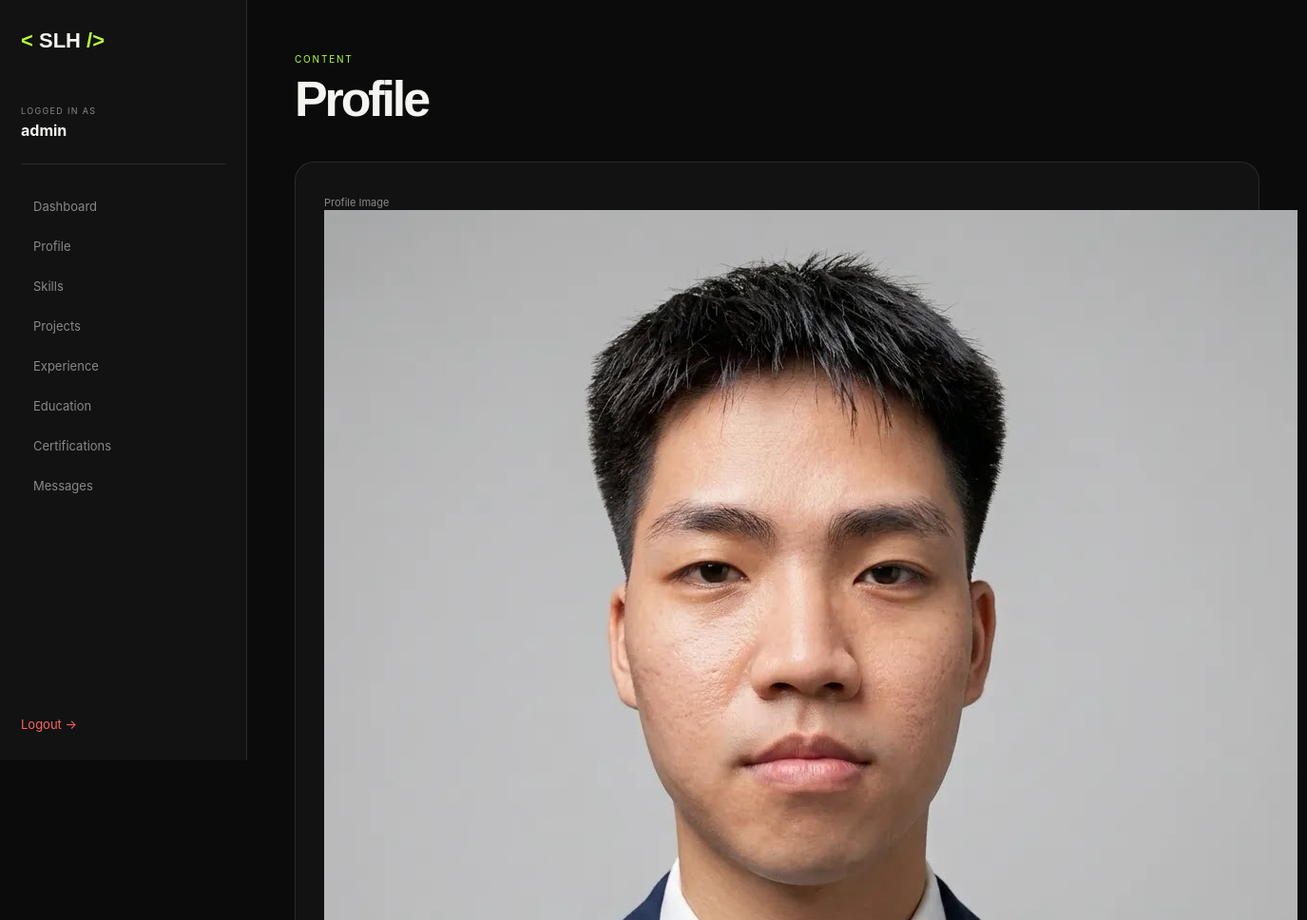
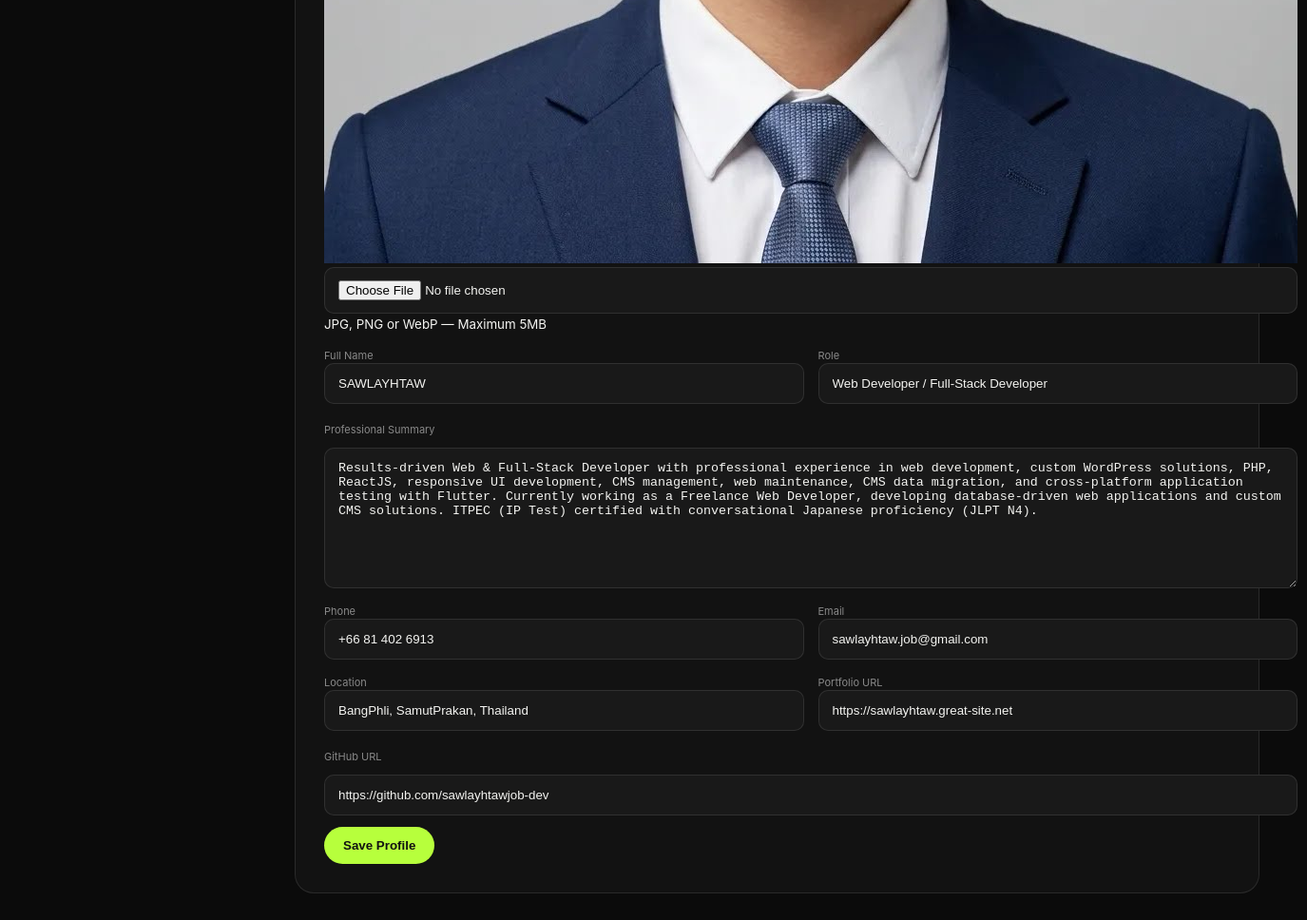
/admin/profile.php (signed in), run on the app's committed database (2 pictures, top to bottom).
### tables this page shows
CREATE TABLE profile (
    id INT UNSIGNED AUTO_INCREMENT PRIMARY KEY,
    full_name VARCHAR(150) NOT NULL,
    role VARCHAR(150) NOT NULL,
    summary TEXT,
    phone VARCHAR(50),
    email VARCHAR(150),
    location VARCHAR(150),
    portfolio_url VARCHAR(255),
    github_url VARCHAR(255),
    profile_image VARCHAR(255) DEFAULT 'assets/images/profile.jpeg',
    cv_file VARCHAR(255) DEFAULT 'assets/cv/cv.pdf',
    updated_at TIMESTAMP DEFAULT CURRENT_TIMESTAMP
        ON UPDATE CURRENT_TIMESTAMP
);

### config/database.php (called while the page is built, shortened)
<?php
function db(): PDO
{
    try {
        $dsn = sprintf(
            'mysql:host=%s;dbname=%s;charset=utf8mb4',
            DB_HOST,
            DB_NAME
        );
        $pdo = new PDO(
            $dsn,
            DB_USER,
            DB_PASS,
            [
                PDO::ATTR_ERRMODE            => PDO::ERRMODE_EXCEPTION,
                PDO::ATTR_DEFAULT_FETCH_MODE => PDO::FETCH_ASSOC,
                PDO::ATTR_EMULATE_PREPARES   => false,
                PDO::ATTR_STRINGIFY_FETCHES  => false,
                PDO::ATTR_PERSISTENT         => false,
            ]
        );
        return $pdo;
    } catch (PDOException $e) {
        error_log(
            'Database connection failed: ' . $e->getMessage()
        );
        if (defined('IS_PRODUCTION') && IS_PRODUCTION) {
            http_response_code(503);
            exit(
                '<!DOCTYPE html>
                <html lang="en">
                <head>
                    <meta charset="UTF-8">
                    <meta name="viewport" content="width=device-width, initial-scale=1.0">
                    <title>Service Unavailable</title>
                    <style>
                        body {
                            margin: 0;
                            min-height: 100vh;
                            display: flex;
                            align-items: center;
                            justify-content: center;
                            font-family: Arial, sans-serif;
                            background: #f7f7f7;
                            color: #222;
                        }
                        .error-box {
                            width: min(90%, 520px);
                            padding: 40px 30px;
                            background: #fff;
                            border: 1px solid #e5e5e5;
                            border-radius: 16px;
                            text-align: center;
                            box-shadow: 0 15px 40px rgba(0,0,0,.08);
                        }
                        h1 {
                            margin: 0 0 12px;
                            font-size: 28px;
                        }
                        p {
                            margin: 0;
                            color: #666;
                            line-height: 1.7;
                        }
                    </style>
                </head>
                <body>
                    <div class="error-box">
                        <h1>Service Temporarily Unavailable</h1>
                        <p>
                            We are currently experiencing a temporary issue.
                            Please try again later.
                        </p>
                    </div>
                </body>
                </html>'
            );
        }
        http_response_code(500);
        exit(
            '<div style="
                font-family:Arial,sans-serif;
                max-width:700px;
                margin:80px auto;
                padding:30px;
                border:1px solid #ddd;
                border-radius:15px;
                background:#fff;
                color:#222;
            ">
                <h2>Database Connection Error</h2>
                <p>
                    Please check
                    <strong>config/config.php</strong>.
                </p>
                <p>
                    Make sure MySQL is running and
                    <strong>database/schema.sql</strong>
                    has been imported.
                </p>
            </div>'
        );
    }
}

### includes/functions.php (called while the page is built, shortened)
<?php
require_once __DIR__ . '/../config/database.php';
function e(?string $value): string
{
    return htmlspecialchars(
        $value ?? '',
        ENT_QUOTES | ENT_SUBSTITUTE,
        'UTF-8'
    );
}
function url(string $path = ''): string
{
    return BASE_URL . ltrim($path, '/');
}
function db_one(
    string $sql,
    array $params = []
): ?array {
    $stmt = db()->prepare($sql);
    $stmt->execute($params);
    $result = $stmt->fetch();
    return $result ?: null;
}

### admin/profile.php (the view, shortened to what this page needs)
<?php
require_once __DIR__ . '/../includes/functions.php';
$profile = db_one(
    "SELECT * FROM profile
     ORDER BY id ASC
     LIMIT 1"
);
require_once __DIR__ . '/layout.php';
?>
<div class="admin-content">
    <div class="admin-page-head">
        <div>
            <span>CONTENT</span>
            <h1>Profile</h1>
        </div>
    </div>
    <form
        method="POST"
        enctype="multipart/form-data"
        class="admin-form"
    >
        <div class="profile-image-admin">
            <label>
                Profile Image
            </label>
            <div class="profile-image-preview">
                <?php
                $imagePath =
                    $profile['profile_image']
                    ?: 'assets/images/profile.jpg';
                $imageUrl =
                    url($imagePath);
                ?>
                <img
                    src="<?= e($imageUrl) ?>?v=<?= time() ?>"
                    alt="Profile"
                    id="profilePreview"
                >
            </div>
            <input
                type="file"
                name="profile_image"
                id="profileImageInput"
                accept=".jpg,.jpeg,.png,.webp,image/jpeg,image/png,image/webp"
            >
            <small>
                JPG, PNG or WebP — Maximum 5MB
            </small>
        </div>
        <div class="form-two">
            <div>
                <label>
                    Full Name
                </label>
                <input
                    type="text"
                    name="full_name"
                    value="<?= e($profile['full_name']) ?>"
                    required
                >
            </div>
            <div>
                <label>
                    Role
                </label>
                <input
                    type="text"
                    name="role"
                    value="<?= e($profile['role']) ?>"
                    required
                >
            </div>
        </div>
        <label>
            Professional Summary
        </label>
        <textarea
            name="summary"
            rows="8"
        ><?= e($profile['summary']) ?></textarea>
        <div class="form-two">
            <div>
                <label>
                    Phone
                </label>
                <input
                    type="text"
                    name="phone"
                    value="<?= e($profile['phone']) ?>"
                >
            </div>
            <div>
                <label>
                    Email
                </label>
                <input
                    type="email"
                    name="email"
                    value="<?= e($profile['email']) ?>"
                >
            </div>
        </div>
        <div class="form-two">
            <div>
                <label>
                    Location
                </label>
                <input
                    type="text"
                    name="location"
                    value="<?= e($profile['location']) ?>"
                >
            </div>
            <div>
                <label>
                    Portfolio URL
                </label>
                <input
                    type="url"
                    name="portfolio_url"
                    value="<?= e($profile['portfolio_url']) ?>"
                >
            </div>
        </div>
        <label>
            GitHub URL
        </label>
        <input
            type="url"
            name="github_url"
            value="<?= e($profile['github_url']) ?>"
        >
        <button
            type="submit"
            class="admin-btn"
        >
            Save Profile
        </button>
    </form>
</div>
</main>
</div>
</body>
</html>

### assets/css/admin.css (style rules this page uses)
:root { --admin-bg: #0b0b0b; --admin-surface: #121212; --admin-surface-2: #191919; --admin-border: rgba(255,255,255,.1); --admin-text: #f4f4f1; --admin-muted: #898989; --admin-accent: #b7ff3c; --admin-danger: #ff6464; }
* { box-sizing: border-box; }
body { margin: 0; background: var(--admin-bg); color: var(--admin-text); font-family: Inter, Arial, sans-serif; }
.admin-content { max-width: 1200px; padding: 50px; }
.admin-page-head { display: flex; justify-content: space-between; align-items: flex-end; gap: 20px; margin-bottom: 40px; }
.admin-page-head span { color: var(--admin-accent); font-size: 10px; letter-spacing: .18em; }
.admin-page-head h1 { margin: 8px 0 0; font-family: "Space Grotesk", sans-serif; font-size: 52px; line-height: 1; letter-spacing: -.06em; }
.admin-form { display: grid; gap: 12px; padding: 30px; background: var(--admin-surface); border: 1px solid var(--admin-border); border-radius: 20px; margin-bottom: 30px; }
.admin-form label { color: var(--admin-muted); font-size: 11px; margin-top: 8px; }
.admin-form input, .admin-form textarea, .login-card input { width: 100%; padding: 13px 14px; color: var(--admin-text); background: var(--admin-surface-2); border: 1px solid var(--admin-border); border-radius: 10px; outline: none; }
.admin-form textarea { resize: vertical; }
.form-two { display: grid; grid-template-columns: 1fr 1fr; gap: 15px; }
.admin-btn { width: fit-content; padding: 12px 20px; border: 0; border-radius: 999px; background: var(--admin-accent); color: #111; font-weight: 800; cursor: pointer; }

### data on the page
profile: profile_image (placeholder picture), full_name "SAWLAYHTAW", role "Web Developer / Full-Stack Developer", summary "Results-driven Web & Full-Stack Developer with professional experience in web development, custom WordPress solutions, PHP, ReactJS, responsive UI development, CMS management, web maintenance, CMS data migration, and cross-platform application testing with Flutter. Currently working as a Freelance Web Developer, developing database-driven web applications and custom CMS solutions. ITPEC (IP Test) certified with conversational Japanese proficiency (JLPT N4).", phone "+66 81 402 6913", email "sawlayhtaw.job@gmail.com", location "BangPhli, SamutPrakan, Thailand", portfolio_url "https://sawlayhtaw.great-site.net", github_url "https://github.com/sawlayhtawjob-dev"

### other printed values
$_SESSION['admin_username'] "admin"
